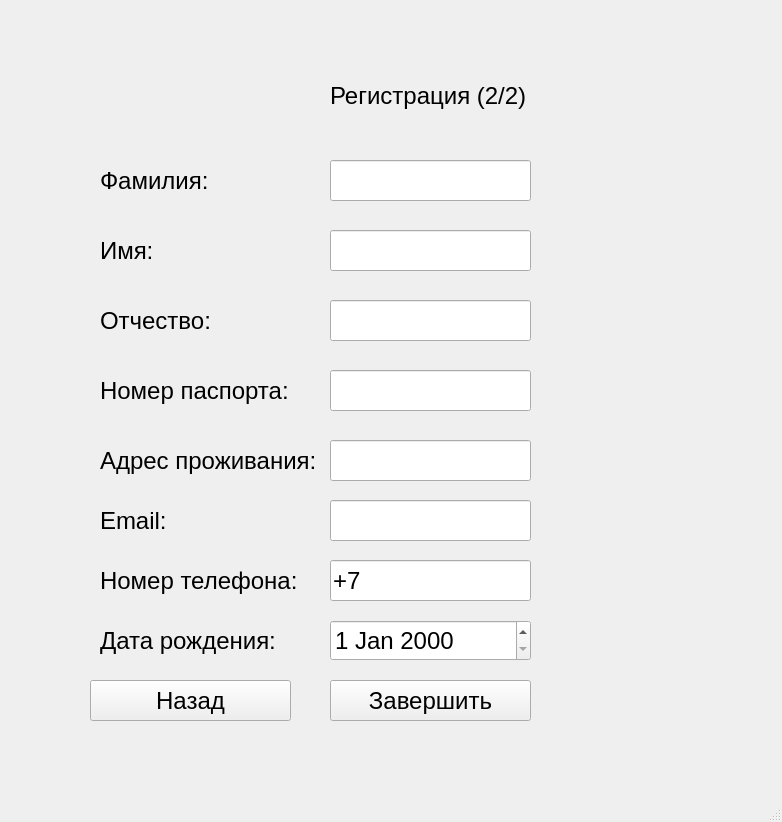
<?xml version="1.0" encoding="UTF-8"?>
<ui version="4.0">
 <class>RegisterClient2Window</class>
 <widget class="QMainWindow" name="RegisterClient2Window">
  <property name="geometry">
   <rect>
    <x>0</x>
    <y>0</y>
    <width>782</width>
    <height>822</height>
   </rect>
  </property>
  <property name="font">
   <font>
    <pointsize>18</pointsize>
   </font>
  </property>
  <property name="windowTitle">
   <string>BankProducts Application</string>
  </property>
  <widget class="QWidget" name="centralwidget">
   <widget class="QLabel" name="label">
    <property name="geometry">
     <rect>
      <x>330</x>
      <y>50</y>
      <width>211</width>
      <height>91</height>
     </rect>
    </property>
    <property name="text">
     <string>Регистрация (2/2)</string>
    </property>
   </widget>
   <widget class="QLabel" name="label_2">
    <property name="geometry">
     <rect>
      <x>100</x>
      <y>230</y>
      <width>131</width>
      <height>41</height>
     </rect>
    </property>
    <property name="text">
     <string>Имя:</string>
    </property>
   </widget>
   <widget class="QLabel" name="label_3">
    <property name="geometry">
     <rect>
      <x>100</x>
      <y>160</y>
      <width>131</width>
      <height>41</height>
     </rect>
    </property>
    <property name="text">
     <string>Фамилия:</string>
    </property>
   </widget>
   <widget class="QPushButton" name="enter">
    <property name="geometry">
     <rect>
      <x>330</x>
      <y>680</y>
      <width>201</width>
      <height>41</height>
     </rect>
    </property>
    <property name="text">
     <string>Завершить</string>
    </property>
   </widget>
   <widget class="QLabel" name="label_4">
    <property name="geometry">
     <rect>
      <x>100</x>
      <y>300</y>
      <width>201</width>
      <height>41</height>
     </rect>
    </property>
    <property name="text">
     <string>Отчество:</string>
    </property>
   </widget>
   <widget class="QPushButton" name="back">
    <property name="geometry">
     <rect>
      <x>90</x>
      <y>680</y>
      <width>201</width>
      <height>41</height>
     </rect>
    </property>
    <property name="text">
     <string>Назад</string>
    </property>
   </widget>
   <widget class="QLabel" name="label_5">
    <property name="geometry">
     <rect>
      <x>100</x>
      <y>370</y>
      <width>201</width>
      <height>41</height>
     </rect>
    </property>
    <property name="text">
     <string>Номер паспорта:</string>
    </property>
   </widget>
   <widget class="QLabel" name="label_6">
    <property name="geometry">
     <rect>
      <x>100</x>
      <y>440</y>
      <width>231</width>
      <height>41</height>
     </rect>
    </property>
    <property name="text">
     <string>Адрес проживания:</string>
    </property>
   </widget>
   <widget class="QLabel" name="label_7">
    <property name="geometry">
     <rect>
      <x>100</x>
      <y>500</y>
      <width>191</width>
      <height>41</height>
     </rect>
    </property>
    <property name="text">
     <string>Email:</string>
    </property>
   </widget>
   <widget class="QLabel" name="label_8">
    <property name="geometry">
     <rect>
      <x>100</x>
      <y>560</y>
      <width>221</width>
      <height>41</height>
     </rect>
    </property>
    <property name="text">
     <string>Номер телефона:</string>
    </property>
   </widget>
   <widget class="QLabel" name="label_9">
    <property name="geometry">
     <rect>
      <x>100</x>
      <y>620</y>
      <width>221</width>
      <height>41</height>
     </rect>
    </property>
    <property name="text">
     <string>Дата рождения:</string>
    </property>
   </widget>
   <widget class="QDateEdit" name="dateEdit">
    <property name="geometry">
     <rect>
      <x>330</x>
      <y>620</y>
      <width>201</width>
      <height>41</height>
     </rect>
    </property>
   </widget>
   <widget class="QLineEdit" name="nameEdit">
    <property name="geometry">
     <rect>
      <x>330</x>
      <y>230</y>
      <width>201</width>
      <height>41</height>
     </rect>
    </property>
    <property name="text">
     <string/>
    </property>
    <property name="maxLength">
     <number>100</number>
    </property>
    <property name="echoMode">
     <enum>QLineEdit::Normal</enum>
    </property>
   </widget>
   <widget class="QLineEdit" name="surnameEdit">
    <property name="geometry">
     <rect>
      <x>330</x>
      <y>160</y>
      <width>201</width>
      <height>41</height>
     </rect>
    </property>
    <property name="text">
     <string/>
    </property>
    <property name="maxLength">
     <number>100</number>
    </property>
    <property name="echoMode">
     <enum>QLineEdit::Normal</enum>
    </property>
   </widget>
   <widget class="QLineEdit" name="patronymicEdit">
    <property name="geometry">
     <rect>
      <x>330</x>
      <y>300</y>
      <width>201</width>
      <height>41</height>
     </rect>
    </property>
    <property name="text">
     <string/>
    </property>
    <property name="maxLength">
     <number>100</number>
    </property>
    <property name="echoMode">
     <enum>QLineEdit::Normal</enum>
    </property>
   </widget>
   <widget class="QLineEdit" name="passportEdit">
    <property name="geometry">
     <rect>
      <x>330</x>
      <y>370</y>
      <width>201</width>
      <height>41</height>
     </rect>
    </property>
    <property name="inputMask">
     <string>0000000000</string>
    </property>
    <property name="text">
     <string/>
    </property>
    <property name="maxLength">
     <number>10</number>
    </property>
    <property name="echoMode">
     <enum>QLineEdit::Normal</enum>
    </property>
   </widget>
   <widget class="QLineEdit" name="addressEdit">
    <property name="geometry">
     <rect>
      <x>330</x>
      <y>440</y>
      <width>201</width>
      <height>41</height>
     </rect>
    </property>
    <property name="text">
     <string/>
    </property>
    <property name="maxLength">
     <number>100</number>
    </property>
    <property name="echoMode">
     <enum>QLineEdit::Normal</enum>
    </property>
   </widget>
   <widget class="QLineEdit" name="emailEdit">
    <property name="geometry">
     <rect>
      <x>330</x>
      <y>500</y>
      <width>201</width>
      <height>41</height>
     </rect>
    </property>
    <property name="text">
     <string/>
    </property>
    <property name="maxLength">
     <number>100</number>
    </property>
    <property name="echoMode">
     <enum>QLineEdit::Normal</enum>
    </property>
   </widget>
   <widget class="QLineEdit" name="phoneEdit">
    <property name="geometry">
     <rect>
      <x>330</x>
      <y>560</y>
      <width>201</width>
      <height>41</height>
     </rect>
    </property>
    <property name="inputMask">
     <string>+79999999999</string>
    </property>
    <property name="text">
     <string>+7</string>
    </property>
    <property name="maxLength">
     <number>12</number>
    </property>
    <property name="echoMode">
     <enum>QLineEdit::Normal</enum>
    </property>
    <property name="cursorPosition">
     <number>2</number>
    </property>
   </widget>
  </widget>
  <widget class="QMenuBar" name="menubar">
   <property name="geometry">
    <rect>
     <x>0</x>
     <y>0</y>
     <width>782</width>
     <height>33</height>
    </rect>
   </property>
  </widget>
  <widget class="QStatusBar" name="statusbar"/>
 </widget>
 <resources/>
 <connections/>
</ui>
